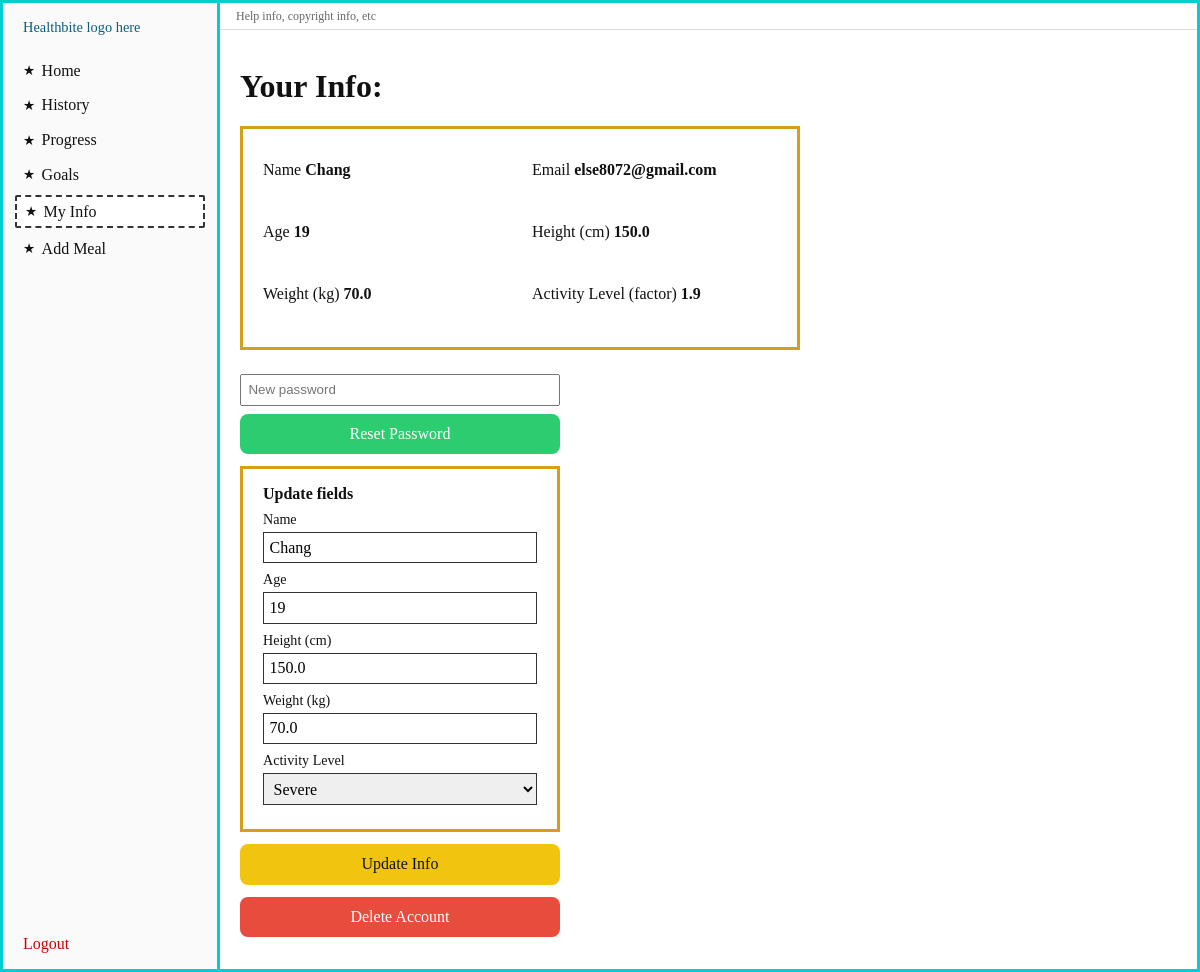
Screenshot of /my-info/ (signed in) with the database file from the repository.
### core/models.py (models this page shows, shortened)
class UserProfile(models.Model):
    ACTIVITY_CHOICES = [
        ("MILD", "Mild"),
        ("MODERATE", "Moderate"),
        ("SEVERE", "Severe"),
    ]
    user = models.OneToOneField(AppUser, on_delete=models.CASCADE)
    full_name = models.CharField(max_length=150, blank=True, default="")
    height_cm = models.FloatField()
    weight_kg = models.FloatField()
    daily_calorie_goal = models.FloatField(default=2500)
    notes = models.TextField(blank=True, default="")
    age = models.IntegerField(null=True, blank=True)
    activity_level = models.CharField(
        max_length=50,
        choices=ACTIVITY_CHOICES,
        null=True,
        blank=True
    )

class AppUser(models.Model):
    ROLE_CHOICES = [
        ("CUSTOMER", "Customer"),
        ("ADMIN", "Admin"),
    ]
    email = models.EmailField(unique=True)
    password_hash = models.CharField(max_length=255)
    role = models.CharField(max_length=20, choices=ROLE_CHOICES, default="CUSTOMER")
    created_at = models.DateTimeField(auto_now_add=True)

### core/views.py (the view, shortened to what this page needs)
# urls.py: path('my-info/', views.my_info, name='my_info'),
def my_info(request):
    user, profile, err = _require_login_user(request)
    if err:
        return err
    factor = ACTIVITY_TO_FACTOR.get(profile.activity_level, 1.375)
    return render(
        request,
        "core/my_info.html",
        {
            "nav_active": "my_info",
            "user": user,
            "profile": profile,
            "activity_factor": factor,
        },
    )

### core/views.py (called while the page is built)
def _require_login_user(request):
    user_id = request.session.get("user_id")
    if not user_id:
        return None, None, redirect("/login/")
    user = get_object_or_404(AppUser, pk=user_id)
    profile, _ = UserProfile.objects.get_or_create(
        user=user,
        defaults={
            "height_cm": 170,
            "weight_kg": 70,
            "full_name": user.email.split("@")[0].title(),
            "daily_calorie_goal": 2500,
        },
    )
    return user, profile, None

### templates/core/my_info.html (shortened to what this page needs)
{% extends "core/base.html" %}
{% block content %}
<h1>Your Info:</h1>
<div class="info-box">
  <div class="info-grid" style="margin-bottom:0.75rem;">
    <p><label>Name</label> <strong id="v-name">{{ profile.full_name|default:"—" }}</strong></p>
    <p><label>Email</label> <strong id="v-email">{{ user.email }}</strong></p>
    <p><label>Age</label> <strong id="v-age">{{ profile.age|default:"—" }}</strong></p>
    <p><label>Height (cm)</label> <strong id="v-h">{{ profile.height_cm }}</strong></p>
    <p><label>Weight (kg)</label> <strong id="v-w">{{ profile.weight_kg }}</strong></p>
    <p><label>Activity Level (factor)</label> <strong>{{ activity_factor }}</strong></p>
  </div>
</div>
<div class="myinfo-actions">
  <form method="post" action="{% url 'my_info' %}" onsubmit="return document.getElementById('newpw').value.length>0;">
    <input type="password" name="new_password" id="newpw" placeholder="New password" style="max-width:320px; width:100%; padding:0.4rem; margin-bottom:0.5rem;">
    <button type="submit" class="btn-lg btn-green" style="width:100%; max-width:320px;">Reset Password</button>
  </form>
  <form method="post" action="{% url 'my_info' %}">
    <div class="info-box" style="margin-bottom:0.75rem;">
      <h2 class="h-form" style="font-size:1rem; margin:0 0 0.5rem;">Update fields</h2>
      <div class="form-row"><label for="n">Name</label><input type="text" name="full_name" id="n" value="{{ profile.full_name }}"></div>
      <div class="form-row"><label for="a">Age</label><input type="number" name="age" id="a" value="{{ profile.age|default:'' }}"></div>
      <div class="form-row"><label for="h">Height (cm)</label><input type="text" name="height_cm" id="h" value="{{ profile.height_cm }}"></div>
      <div class="form-row"><label for="w">Weight (kg)</label><input type="text" name="weight_kg" id="w" value="{{ profile.weight_kg }}"></div>
      <div class="form-row">
        <label for="al">Activity Level</label>
        <select name="activity_level" id="al">
          <option value="SEVERE" {% if profile.activity_level == 'SEVERE' %}selected{% endif %}>Severe</option>
        </select>
      </div>
    </div>
    <button type="submit" class="btn-lg btn-yellow" style="width:100%; max-width:320px;">Update Info</button>
  </form>
  <form method="post" action="{% url 'my_info' %}" onsubmit="return confirm('Delete your account and all data? This cannot be undone.');">
    <button type="submit" class="btn-lg btn-red" style="width:100%; max-width:320px;">Delete Account</button>
  </form>
</div>
{% endblock %}

### core/static/core/css/healthbite.css (style rules this page uses)
*, *::before, *::after { box-sizing: border-box; }
body { margin: 0; font-family: Georgia, "Times New Roman", serif; background: #fff; color: #111; min-height: 100vh; }
.info-box { border: 3px solid #d4a017; padding: 1rem 1.25rem; margin-bottom: 1.5rem; max-width: 560px; }
.info-grid { display: grid; grid-template-columns: 1fr 1fr; gap: 0.75rem 1.5rem; }
.myinfo-actions { display: flex; flex-direction: column; gap: 0.75rem; max-width: 320px; }
.btn-lg { padding: 0.7rem 1rem; border-radius: 8px; font-size: 1rem; border: none; cursor: pointer; font: inherit; }
.btn-green { background: #2ecc71; color: #fff; }
.btn-yellow { background: #f1c40f; color: #111; }
.btn-red { background: #e74c3c; color: #fff; }
.form-row { margin-bottom: 0.5rem; }
.form-row label { display: block; font-size: 0.9rem; margin-bottom: 0.25rem; }
.form-row input, .form-row select { width: 100%; padding: 0.4rem 0.5rem; font: inherit; border: 1px solid #333; }
.info-box .form-row { margin-bottom: 0.5rem; }
.info-box .form-row label { display: block; font-size: 0.88rem; }
.info-box .form-row input, .info-box .form-row select { width: 100%; max-width: 320px; padding: 0.35rem; font: inherit; }

### rows the page displays
UserProfile: full_name "Chang", age "19", height_cm "150.0", weight_kg "70.0", activity_level "Severe"
AppUser: email "else8072@gmail.com"

### other values shown
{{ activity_factor }} "1.9"
